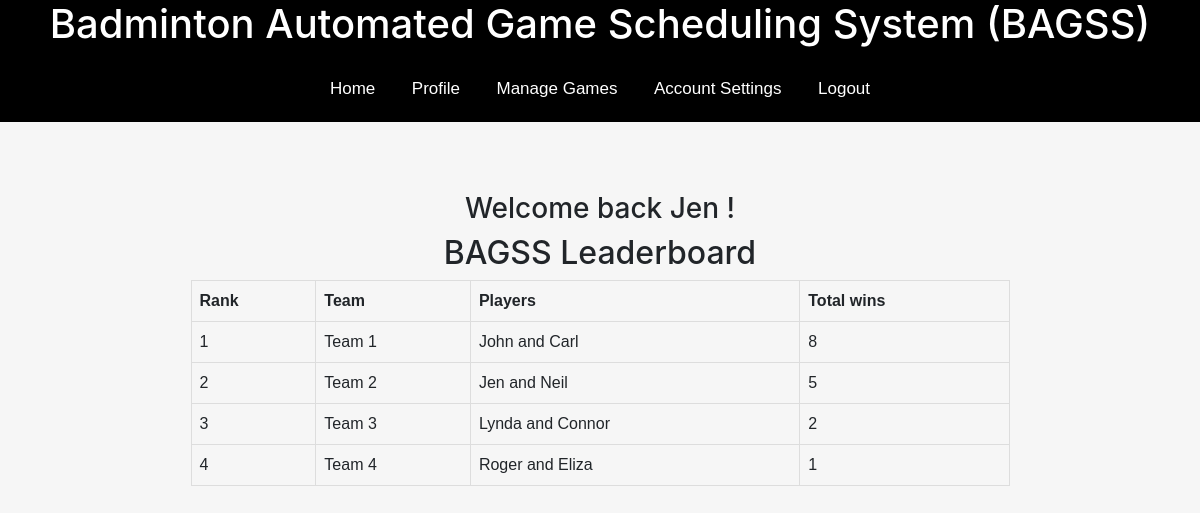
Screenshot of / (signed in) with the database file from the repository.
### personal/models.py (models this page shows)
class Team(models.Model):
	player1 = models.ForeignKey(User, related_name = 'player1', on_delete=models.CASCADE)
	player2 = models.ForeignKey(User, related_name = 'player2', on_delete=models.CASCADE)
	total_wins = models.PositiveIntegerField(default = 0)
	leaderboard_position = models.PositiveIntegerField(default = 1)

### personal/views.py (the view)
# urls.py: url(r'^$', views.index, name='home'),
def index(request):
	team = db.Sql.get_teamTable()
	game = db.Sql.get_gameTable(request)
	return render(request, 'personal/homeL.html', {'content': [team, game]})

### personal/db.py (called while the page is built)
    def get_teamTable():
    	team = models.Team.objects.all().order_by("leaderboard_position")
    	return team

    def get_gameTable(request):
    	user_id = request.user.id
    	user_user = request.user
    	game = models.Game.objects.all()
    	return game

### personal/templates/personal/homeL.html
{% extends "personal/header.html" %}
{% block content %}
{% if user.is_authenticated %}
<center>
	<h3> Welcome back {{user.first_name}} ! </h3>
</center>
{% endif %}
<center>
	<h2> BAGSS Leaderboard </h2>
<table id="leaderboardTable">
	<tr>
	    <th>Rank</th>
	    <th>Team</th>
	    <th>Players</th>
	    <th>Total wins</th>
	</tr>
 	{% for team in content.0 %}
	<tr>
		<td>{{ team.leaderboard_position }}</td>
		<td>Team {{ team.id }}</td>
		<td>{{ team.player1.first_name }} and {{ team.player2.first_name }}</td>
		<td>{{ team.total_wins }}</td
	</tr>
	{% endfor %}
</table>
</center>
{% endblock %}

### personal/static/personal/css/otherStyles.css (style rules this page uses)
#leaderboardTable { font-family: arial, sans-serif; border-collapse: collapse; width: 70%; }
td, th { border: 1px solid #dddddd; text-align: left; padding: 8px; }

### rows the page displays
Team: leaderboard_position "1", id "1", player1.first_name "John", player2.first_name "Carl", total_wins "8"
Team: leaderboard_position "2", id "2", player1.first_name "Jen", player2.first_name "Neil", total_wins "5"
Team: leaderboard_position "3", id "3", player1.first_name "Lynda", player2.first_name "Connor", total_wins "2"
Team: leaderboard_position "4", id "4", player1.first_name "Roger", player2.first_name "Eliza", total_wins "1"

### other values shown
{{ user.first_name }} "Jen"
